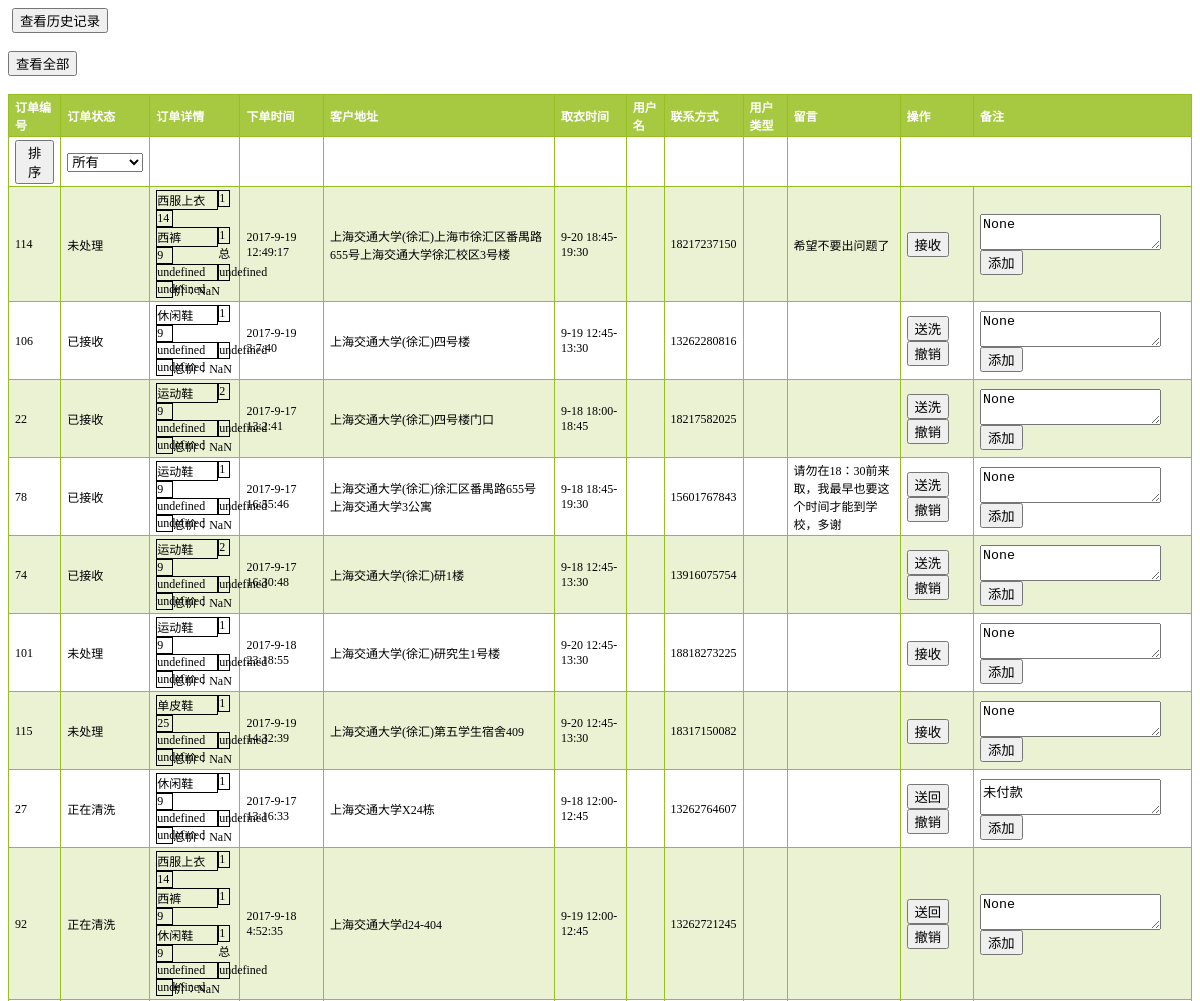
The app's page /back/orders/AdSort (upper part), older data.
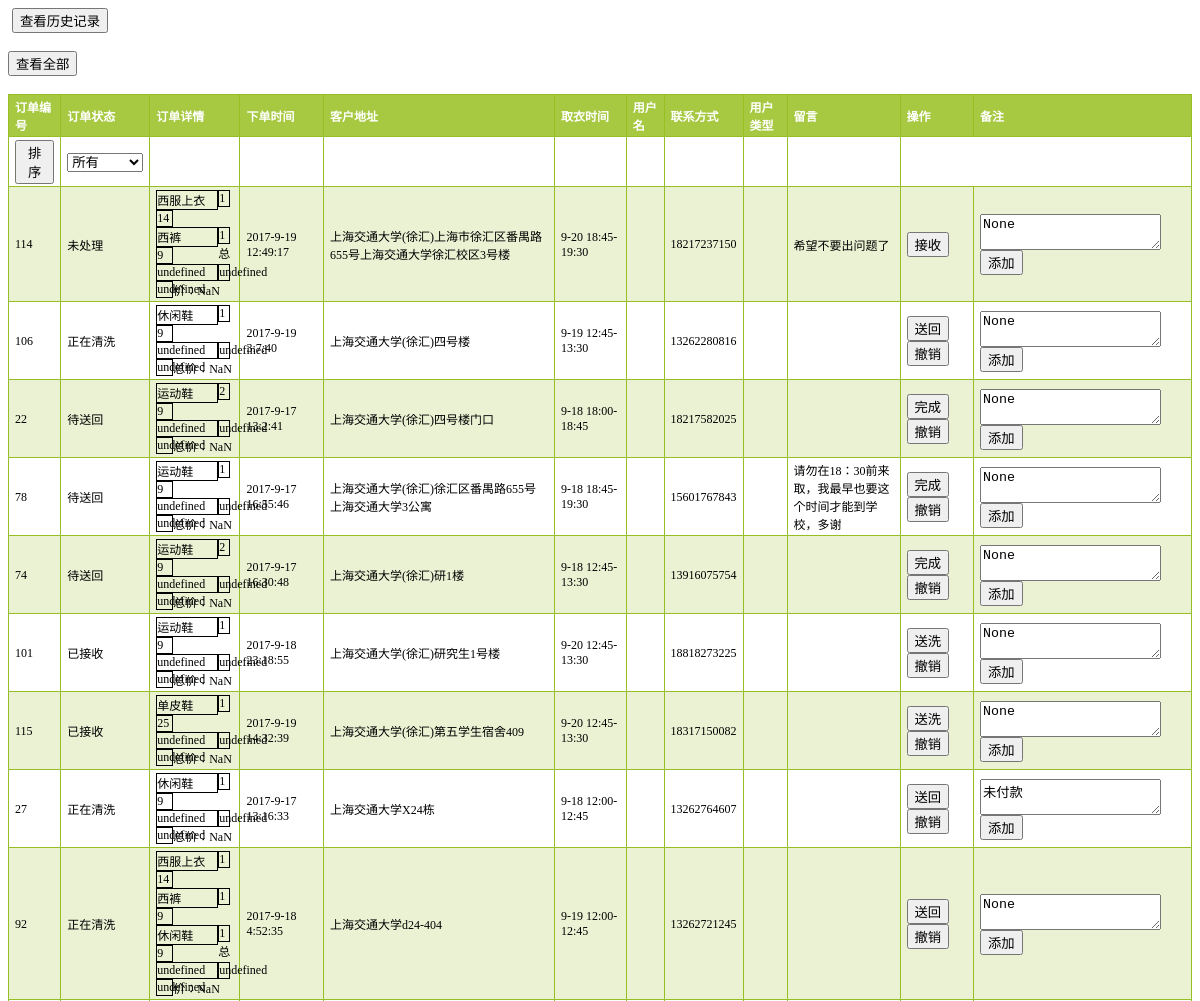
The same page, newer data.
### tables this page shows
CREATE TABLE cart (
id integer primary key autoincrement,
username text,
phone text not null,
list text not null,
note text,
comment text,
time integer not null,
deliver text not null,
pickup text not null,
dtime text not null,
ptime text not null,
wtime text,
state integer default 0,
scope test
);

### application.py (the view)
@app.route('/back/orders/AdSort')
def AddrSort():
    orders = query_db('select * from cart order by deliver')
    return render_template("back.html", orders=orders)

### application.py (called while the page is built)
@app.after_request
def after_request(response):
    response.headers.add('Access-Control-Allow-Origin', '*')
    response.headers.add('Access-Control-Allow-Headers', 'Content-Type,Authorization')
    response.headers.add('Access-Control-Allow-Methods', 'GET,PUT,POST,DELETE')
    return response

def connect_db():
    return sqlite3.connect(app.config['DATABASE'])

@app.before_request
def before_request():
    g.db = connect_db()

@app.teardown_request
def teardown_request(exception):
    g.db.close()

def query_db(query, args=(), one=False):
    cur = g.db.execute(query, args)
    rv = [dict((cur.description[idx][0], value)
               for idx, value in enumerate(row)) for row in cur.fetchall()]
    return (rv[0] if rv else None) if one else rv

### templates/back.html (shortened to what this page needs)
﻿<!DOCTYPE HTML>
<html>
<head>
    <link rel="stylesheet" type="text/css" href="{{ url_for('static', filename='css/back.css') }}">
</head>
<body>
<button onclick="viewHistory(this)">查看历史记录</button>
<br><br>
{% if not all %}
    <button onclick="window.location.href='/back/orders/all'">查看全部</button>
{% endif %}
<br><br>
<table id="BACKORDER" border="1" style="display:none">
    <tr>
        <th>订单编号</th>
        <th>订单状态</th>
        <th>订单详情</th>
        <th>下单时间</th>
        <th>客户地址</th>
        <th>取衣时间</th>
        <th>用户名</th>
        <th>联系方式</th>
        <th>用户类型</th>
        <th>留言</th>
        <th>操作</th>
        <th>备注</th>
    </tr>
    <tr>
        <td>
            <button onclick="window.location.href='/back/orders'">排序</button>
        </td>
        <td>
            <select id="stateCurrent">
                <option>所有</option>
            </select>
        </td>
        <td></td>
        <td></td>
        <td>
        </td>
        <td>
        </td>
        <td>
        </td>
        <td></td>
        <td></td>
        <td></td>
    </tr>
    {% for order in orders %}
        <tr>
            <td class="orderID">
                {{ order.id }}
            </td>
            <td class="state">
                {% if order.state == 0 %}
                    未处理
                {% endif %}
                {% if order.state == 1 %}
                    已接收
                {% endif %}
                {% if order.state == 2 %}
                    正在清洗
                {% endif %}
                {% if order.state == 3 %}
                    待送回
                {% endif %}
            </td>
            <td class="orderList">
            </td>
            <td>
            </td>
            <td>
                {{ order.deliver }}
            </td>
            <td class="dtime">
                {{ order.dtime }}
            </td>
            <td >
            </td>
            <td>
                {{ order.phone }}
            </td>
            <td>
            </td>
            <td width="100">
                {{ order.note }}
            </td>
            <td>
                {% if order.state == 0 %}
                    <button class="reBtn" onclick="updateOrder({{ order.id }}, 1, '接收')">接收</button>
                {% endif %}
                {% if order.state == 1 %}
                    <button class="reBtn" onclick="updateOrder({{ order.id }}, 2, '送洗')">送洗</button>
                    <button class="reBtn" onclick="updateOrder({{ order.id }}, 0, '撤销')">撤销</button>
                {% endif %}
                {% if order.state == 2 %}
                    <button class="reBtn" onclick="updateOrder({{ order.id }}, 3, '送回')">送回</button>
                    <button class="reBtn" onclick="updateOrder({{ order.id }}, 1, '撤销')">撤销</button>
                {% endif %}
                {% if order.state == 3 %}
                    <button class="reBtn" onclick="updateOrder({{ order.id }}, 4, '完成')">完成</button>
                    <button class="reBtn" onclick="updateOrder({{ order.id }}, 2, '撤销')">撤销</button>
                {% endif %}
            </td>
            <td>
                <textarea cols="auto" rows="auto">{{ order.comment }}</textarea>
                <button class="addBeizhu" id="beizhu_{{ order.id }}">添加</button>
            </td>
        </tr>
    {% endfor %}
</table>
</body>
</html>

### static/css/back.css (style rules this page uses)
table, td { border-collapse: collapse; font-family:"Times New Roman", Arial, Helvetica, sans-serif; font-size:12px; border:1px solid #98bf21; padding:3px 6px 2px 6px; }
tr:nth-child(odd) td { background-color:#EAF2D3; }
th { font-family:"Times New Roman", Arial, Helvetica, sans-serif; border-collapse: collapse; font-size:12px; text-align:left; padding:3px 6px 2px 6px; border:1px solid #98bf21; background-color:#A7C942; color:#ffffff; }

Row changes from the older to the newer data that the page shows:
changed cart "上海交通大学(徐汇)四号楼": state "已接收 送洗" → "正在清洗 送回"
changed cart "上海交通大学(徐汇)四号楼门口": state "已接收 送洗" → "待送回 完成"
changed cart "上海交通大学(徐汇)徐汇区番禺路655号上海交通大学3公寓": state "已接收 送洗" → "待送回 完成"
changed cart "上海交通大学(徐汇)研1楼": state "已接收 送洗" → "待送回 完成"
changed cart "上海交通大学(徐汇)研究生1号楼": state "未处理 接收" → "已接收 送洗 撤销"
changed cart "上海交通大学(徐汇)第五学生宿舍409": state "未处理 接收" → "已接收 送洗 撤销"
